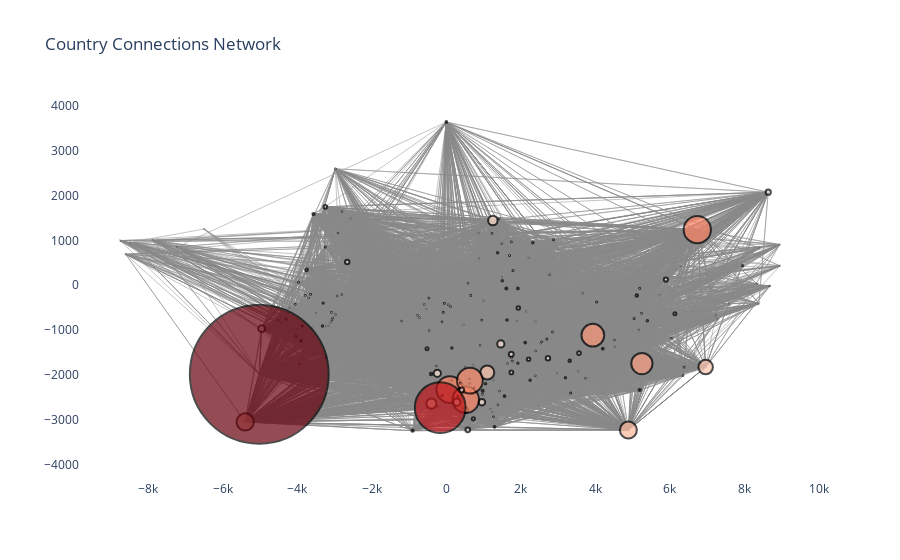

The notebook cell this image was saved under:
### Markdown cell above
We can try to transform the pyvis visualization to plotly to add fancy toggle buttons later!

### Code cell
color_map = plt.cm.get_cmap('Reds')
colors_hex = [matplotlib.colors.to_hex(color_map(num)) for num in data_countries.occurrence.tolist()]

# Node positions (already calculated)
x_positions = [coord[1] * 50 for coord in coords]  # Scaling for better spacing
y_positions = [coord[0] * -50 for coord in coords]  # Negate to align correctly

# Create a list of edges
edge_x = []
edge_y = []
for i in range(len(country_connexions)):
    start_country = country_connexions["start_country"][i]
    end_country = country_connexions["end_country"][i]
    
    start_index = countries.index(start_country)
    end_index = countries.index(end_country)
    
    # Add the edge coordinates to the list
    edge_x.append(x_positions[start_index])
    edge_y.append(y_positions[start_index])
    edge_x.append(x_positions[end_index])
    edge_y.append(y_positions[end_index])

# Create node trace (Scatter plot for nodes)
node_trace = go.Scatter(
    x=x_positions,
    y=y_positions,
    mode='markers',
    hoverinfo='text',
    text=countries,  # Tooltip information on hover
    marker=dict(
        color=colors_hex,  # Color by occurrence
        size=[occurrence/4 for occurrence in data_countries.occurrence.tolist()],  # Size by occurrence
        line=dict(width=2, color='black')  # Black border for nodes
    )
)

# Create edge trace (Scatter plot for edges)
edge_trace = go.Scatter(
    x=edge_x,
    y=edge_y,
    line=dict(width=0.5, color='#888'),
    hoverinfo='none',
    mode='lines'
)

# Create the figure
fig = go.Figure(data=[edge_trace, node_trace],
                layout=go.Layout(
                    title='Country Connections Network',
                    showlegend=False,
                    hovermode='closest',
                    xaxis=dict(showgrid=False, zeroline=False),
                    yaxis=dict(showgrid=False, zeroline=False),
                    plot_bgcolor='white'  # Background color for the plot
                ))

# Show the figure
fig.show()

### Figure 1 — Plotly figure (JSON) as saved in the notebook; plotly's stock layout.template omitted (floating-point values rounded to 4 significant figures; data arrays with more than 128 entries replaced by an {"elided": "..."} marker saying what was removed)
{"data": [{"hoverinfo": "none", "line": {"color": "#888", "width": 0.5}, "mode": "lines", "type": "scatter", "x": {"elided": "17534 float values"}, "y": {"elided": "17534 float values"}}, {"hoverinfo": "text", "marker": {"color": {"elided": "195 str values"}, "line": {"color": "black", "width": 2}, "size": {"elided": "195 float values"}}, "mode": "markers", "text": {"elided": "195 str values"}, "type": "scatter", "x": {"elided": "195 float values"}, "y": {"elided": "195 float values"}}], "layout": {"hovermode": "closest", "plot_bgcolor": "white", "showlegend": false, "title": {"text": "Country Connections Network"}, "xaxis": {"showgrid": false, "zeroline": false}, "yaxis": {"showgrid": false, "zeroline": false}}}
